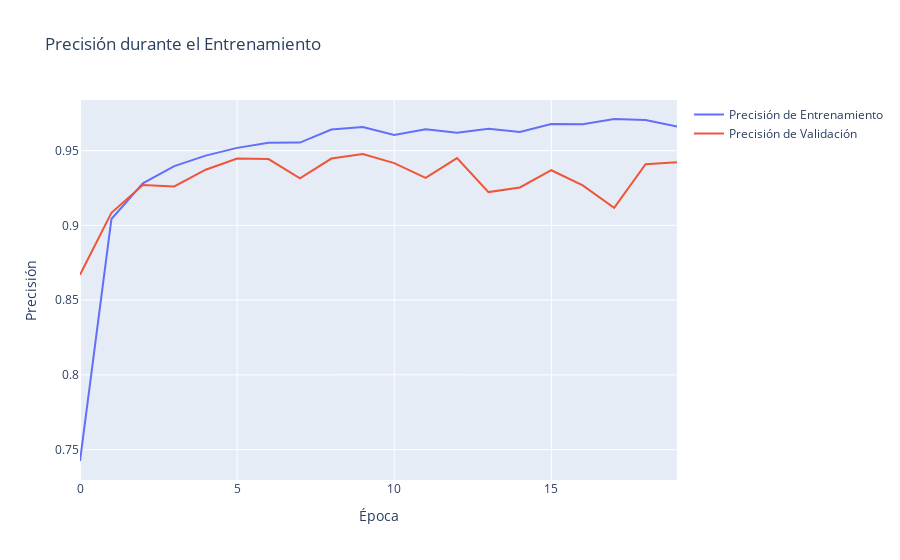
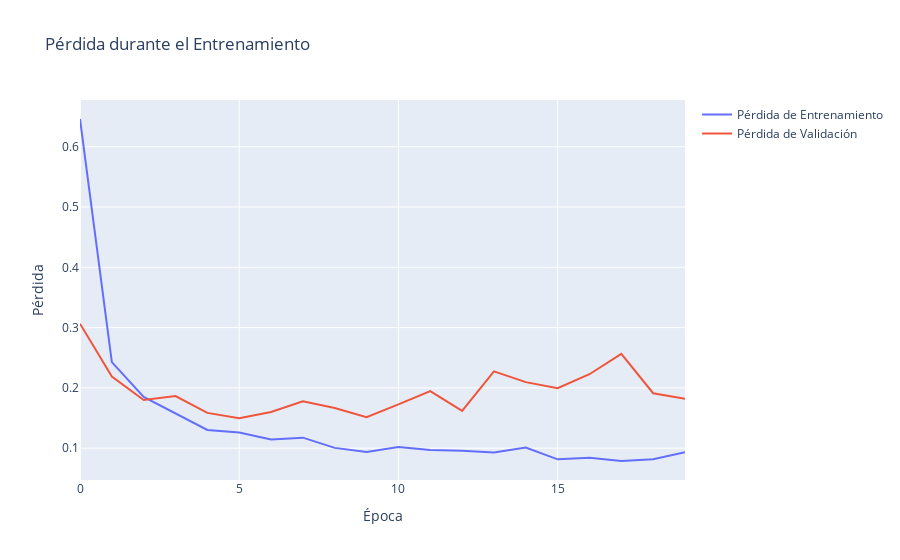

The code cell stored with these charts, in order, in its notebook:
### Markdown cell above
En esta etapa del desarrollo del modelo de Deep Learning, hemos llevado a cabo el proceso de compilación, entrenamiento y evaluación del modelo.

Compilación del Modelo:

El modelo fue compilado utilizando el optimizador Adam, que es una de las opciones más populares y efectivas para el entrenamiento de redes neuronales debido a su capacidad de adaptación en la tasa de aprendizaje durante el proceso de optimización. Se utilizó la función de pérdida categorical_crossentropy, que es adecuada para problemas de clasificación multiclase, ya que mide la diferencia entre la distribución de las clases predichas y las clases reales. También se especificó accuracy como métrica de evaluación, para tener una medida directa de la proporción de predicciones correctas.

Entrenamiento del Modelo:

Durante el entrenamiento, el modelo fue entrenado en 20 épocas con un tamaño de batch de 32. La precisión (`accuracy`) y la pérdida (`loss`) fueron monitoreadas tanto en el conjunto de entrenamiento como en el de validación. A medida que avanzan las épocas, se observa que tanto la precisión de entrenamiento como la de validación mejoran gradualmente, mientras que la pérdida disminuye. Esto indica que el modelo está aprendiendo patrones útiles de los datos sin mostrar indicios de sobreajuste prematuro, ya que las métricas de validación siguen una tendencia similar a las de entrenamiento.

Evaluación en el Conjunto de Prueba:

Después del entrenamiento, el modelo fue evaluado en el conjunto de prueba, y se obtuvo una precisión del 94.23%. Este resultado muestra que el modelo tiene un alto grado de precisión al clasificar actividades en datos no vistos, lo que indica que ha logrado capturar de manera efectiva los patrones de las actividades humanas en los datos de sensores.

### Code cell
# Gráfico de precisión
fig_accuracy = go.Figure()
fig_accuracy.add_trace(go.Scatter(y=history.history['accuracy'], mode='lines', name='Precisión de Entrenamiento'))
fig_accuracy.add_trace(go.Scatter(y=history.history['val_accuracy'], mode='lines', name='Precisión de Validación'))
fig_accuracy.update_layout(title='Precisión durante el Entrenamiento',
                           xaxis_title='Época', yaxis_title='Precisión')
fig_accuracy.show()

# Gráfico de pérdida
fig_loss = go.Figure()
fig_loss.add_trace(go.Scatter(y=history.history['loss'], mode='lines', name='Pérdida de Entrenamiento'))
fig_loss.add_trace(go.Scatter(y=history.history['val_loss'], mode='lines', name='Pérdida de Validación'))
fig_loss.update_layout(title='Pérdida durante el Entrenamiento',
                       xaxis_title='Época', yaxis_title='Pérdida')
fig_loss.show()

### Figure 1 — Plotly figure (JSON) as saved in the notebook; plotly's stock layout.template omitted (floating-point values rounded to 4 significant figures)
{"data": [{"mode": "lines", "name": "Precisión de Entrenamiento", "type": "scatter", "y": [0.7424, 0.9042, 0.9282, 0.9396, 0.9467, 0.9518, 0.9553, 0.9554, 0.9641, 0.9659, 0.9604, 0.9642, 0.9621, 0.9646, 0.9625, 0.9678, 0.9676, 0.9712, 0.9705, 0.9661]}, {"mode": "lines", "name": "Precisión de Validación", "type": "scatter", "y": [0.867, 0.9084, 0.927, 0.926, 0.9372, 0.9447, 0.9444, 0.9315, 0.9447, 0.9477, 0.9416, 0.9318, 0.945, 0.9223, 0.9253, 0.9369, 0.9267, 0.9118, 0.941, 0.9423]}], "layout": {"title": {"text": "Precisión durante el Entrenamiento"}, "xaxis": {"title": {"text": "Época"}}, "yaxis": {"title": {"text": "Precisión"}}}}

### Figure 2 — Plotly figure (JSON) as saved in the notebook; plotly's stock layout.template omitted (floating-point values rounded to 4 significant figures)
{"data": [{"mode": "lines", "name": "Pérdida de Entrenamiento", "type": "scatter", "y": [0.6459, 0.2429, 0.1851, 0.1577, 0.1303, 0.1261, 0.1144, 0.1175, 0.1005, 0.09351, 0.1019, 0.09719, 0.09586, 0.09273, 0.101, 0.08152, 0.08432, 0.07877, 0.08176, 0.09327]}, {"mode": "lines", "name": "Pérdida de Validación", "type": "scatter", "y": [0.3065, 0.219, 0.1798, 0.1865, 0.1586, 0.1497, 0.1602, 0.1778, 0.1666, 0.1512, 0.1727, 0.1948, 0.1619, 0.2274, 0.2096, 0.1996, 0.2227, 0.2564, 0.1912, 0.1818]}], "layout": {"title": {"text": "Pérdida durante el Entrenamiento"}, "xaxis": {"title": {"text": "Época"}}, "yaxis": {"title": {"text": "Pérdida"}}}}
